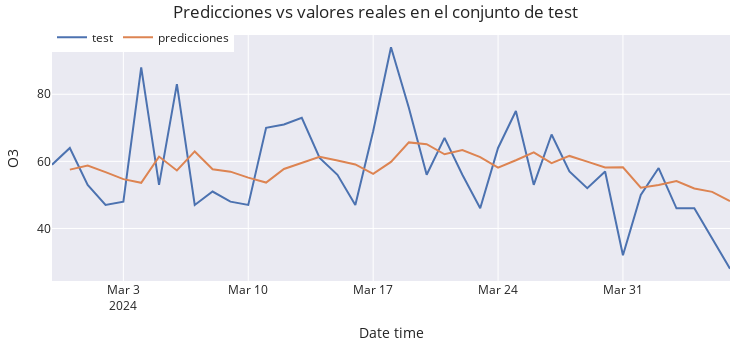

The cell this chart's notebook holds for it:
### Code cell
# Gráfico de las predicciones vs valores reales en el conjunto de test
# ==============================================================================
fig = go.Figure()
trace1 = go.Scatter(x=data_test.index, y=data_test['resp'], name="test", mode="lines")
trace2 = go.Scatter(x=predictions.index, y=predictions['resp'], name="predicciones", mode="lines")
fig.add_trace(trace1)
fig.add_trace(trace2)
fig.update_layout(
    title="Predicciones vs valores reales en el conjunto de test",
    xaxis_title="Date time",
    yaxis_title="O3",
    width=750,
    height=350,
    margin=dict(l=20, r=20, t=35, b=20),
    legend=dict(
        orientation="h",
        yanchor="top",
        y=1.05,
        xanchor="left",
        x=0
    )
)
fig.show()

### Figure 1 — Plotly figure (JSON) as saved in the notebook; plotly's stock layout.template omitted (floating-point values rounded to 4 significant figures)
{"data": [{"mode": "lines", "name": "test", "type": "scatter", "x": ["2024-02-28T00:00:00", "2024-02-29T00:00:00", "2024-03-01T00:00:00", "2024-03-02T00:00:00", "2024-03-03T00:00:00", "2024-03-04T00:00:00", "2024-03-05T00:00:00", "2024-03-06T00:00:00", "2024-03-07T00:00:00", "2024-03-08T00:00:00", "2024-03-09T00:00:00", "2024-03-10T00:00:00", "2024-03-11T00:00:00", "2024-03-12T00:00:00", "2024-03-13T00:00:00", "2024-03-14T00:00:00", "2024-03-15T00:00:00", "2024-03-16T00:00:00", "2024-03-17T00:00:00", "2024-03-18T00:00:00", "2024-03-19T00:00:00", "2024-03-20T00:00:00", "2024-03-21T00:00:00", "2024-03-22T00:00:00", "2024-03-23T00:00:00", "2024-03-24T00:00:00", "2024-03-25T00:00:00", "2024-03-26T00:00:00", "2024-03-27T00:00:00", "2024-03-28T00:00:00", "2024-03-29T00:00:00", "2024-03-30T00:00:00", "2024-03-31T00:00:00", "2024-04-01T00:00:00", "2024-04-02T00:00:00", "2024-04-03T00:00:00", "2024-04-04T00:00:00", "2024-04-05T00:00:00", "2024-04-06T00:00:00"], "y": [59, 64, 53, 47, 48, 88, 53, 83, 47, 51, 48, 47, 70, 71, 73, 61, 56, 47, 69, 94, 76, 56, 67, 56, 46, 64, 75, 53, 68, 57, 52, 57, 32, 50, 58, 46, 46, 37, 28]}, {"mode": "lines", "name": "predicciones", "type": "scatter", "x": ["2024-02-29T00:00:00", "2024-03-01T00:00:00", "2024-03-02T00:00:00", "2024-03-03T00:00:00", "2024-03-04T00:00:00", "2024-03-05T00:00:00", "2024-03-06T00:00:00", "2024-03-07T00:00:00", "2024-03-08T00:00:00", "2024-03-09T00:00:00", "2024-03-10T00:00:00", "2024-03-11T00:00:00", "2024-03-12T00:00:00", "2024-03-13T00:00:00", "2024-03-14T00:00:00", "2024-03-15T00:00:00", "2024-03-16T00:00:00", "2024-03-17T00:00:00", "2024-03-18T00:00:00", "2024-03-19T00:00:00", "2024-03-20T00:00:00", "2024-03-21T00:00:00", "2024-03-22T00:00:00", "2024-03-23T00:00:00", "2024-03-24T00:00:00", "2024-03-25T00:00:00", "2024-03-26T00:00:00", "2024-03-27T00:00:00", "2024-03-28T00:00:00", "2024-03-29T00:00:00", "2024-03-30T00:00:00", "2024-03-31T00:00:00", "2024-04-01T00:00:00", "2024-04-02T00:00:00", "2024-04-03T00:00:00", "2024-04-04T00:00:00", "2024-04-05T00:00:00", "2024-04-06T00:00:00"], "y": [57.53, 58.78, 56.79, 54.69, 53.61, 61.42, 57.3, 62.96, 57.66, 56.93, 55.15, 53.68, 57.73, 59.63, 61.38, 60.26, 59.08, 56.29, 59.83, 65.66, 65.14, 62.11, 63.37, 61.28, 58.14, 60.33, 62.69, 59.49, 61.62, 59.93, 58.16, 58.22, 52.12, 52.98, 54.1, 51.9, 50.9, 48.17]}], "layout": {"height": 350, "legend": {"orientation": "h", "x": 0, "xanchor": "left", "y": 1.05, "yanchor": "top"}, "margin": {"b": 20, "l": 20, "r": 20, "t": 35}, "title": {"text": "Predicciones vs valores reales en el conjunto de test"}, "width": 750, "xaxis": {"title": {"text": "Date time"}}, "yaxis": {"title": {"text": "O3"}}}}
